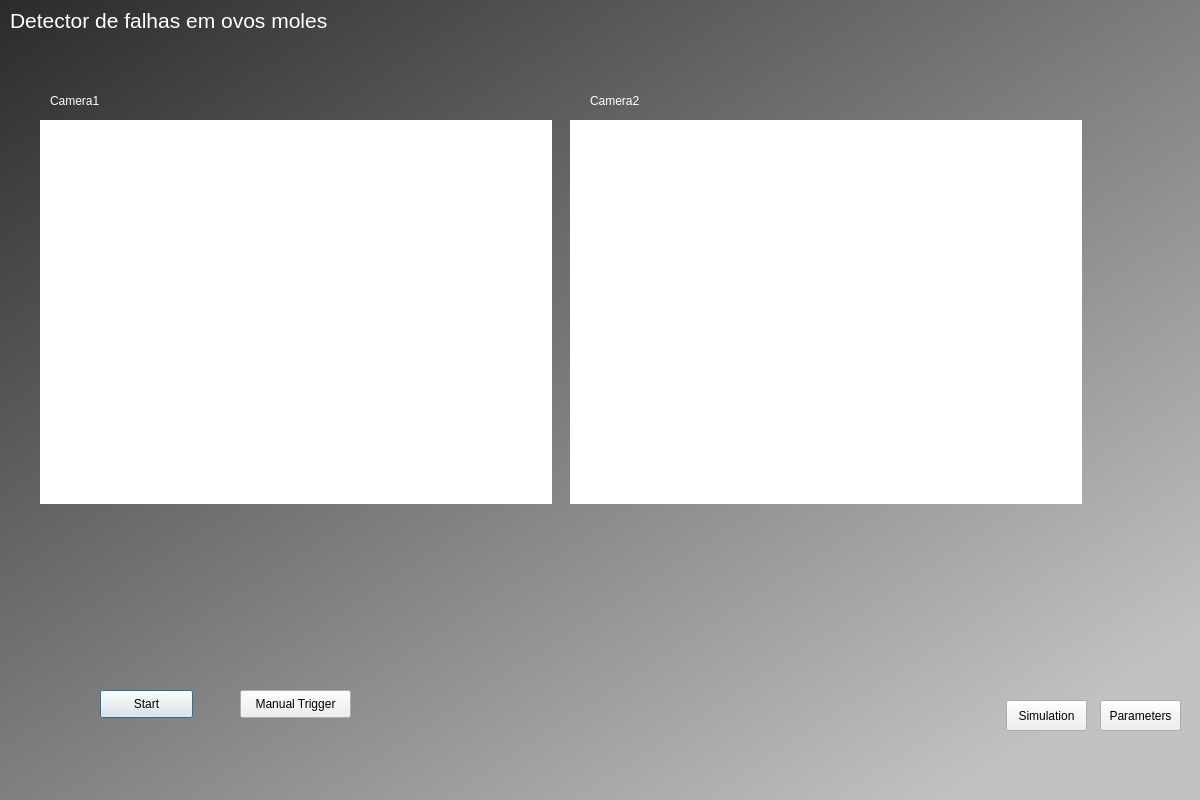
<?xml version="1.0" encoding="UTF-8"?>
<ui version="4.0">
 <class>Dialog</class>
 <widget class="QDialog" name="Dialog">
  <property name="geometry">
   <rect>
    <x>0</x>
    <y>0</y>
    <width>1200</width>
    <height>800</height>
   </rect>
  </property>
  <property name="windowTitle">
   <string>Dialog</string>
  </property>
  <widget class="QWidget" name="widget" native="true">
   <property name="geometry">
    <rect>
     <x>0</x>
     <y>0</y>
     <width>1200</width>
     <height>800</height>
    </rect>
   </property>
   <property name="styleSheet">
    <string notr="true">QWidget#widget{
background-color: rgb(93, 123, 255);
background-color: qlineargradient(spread:pad, x1:0, y1:0, x2:0.891626, y2:0.902, stop:0 rgba(43, 43, 43, 255), stop:1 rgba(194, 194, 194, 255));
}
</string>
   </property>
   <widget class="QLabel" name="label_title">
    <property name="geometry">
     <rect>
      <x>10</x>
      <y>10</y>
      <width>421</width>
      <height>21</height>
     </rect>
    </property>
    <property name="font">
     <font>
      <family>MS Shell Dlg 2</family>
      <pointsize>16</pointsize>
      <weight>50</weight>
      <italic>false</italic>
      <bold>false</bold>
     </font>
    </property>
    <property name="styleSheet">
     <string notr="true">font: 16pt &quot;MS Shell Dlg 2&quot;; 
color: rgb(255, 255, 255);</string>
    </property>
    <property name="text">
     <string>Detector de falhas em ovos moles</string>
    </property>
   </widget>
   <widget class="QLabel" name="label_cam1">
    <property name="geometry">
     <rect>
      <x>50</x>
      <y>90</y>
      <width>121</width>
      <height>21</height>
     </rect>
    </property>
    <property name="styleSheet">
     <string notr="true">font: 16pt &quot;MS Shell Dlg 2&quot;;
color: rgb(255, 255, 255);</string>
    </property>
    <property name="text">
     <string>Camera1</string>
    </property>
   </widget>
   <widget class="QLabel" name="label_cam2">
    <property name="geometry">
     <rect>
      <x>590</x>
      <y>90</y>
      <width>111</width>
      <height>21</height>
     </rect>
    </property>
    <property name="styleSheet">
     <string notr="true">color: rgb(255, 255, 255);
font: 16pt &quot;MS Shell Dlg 2&quot;;</string>
    </property>
    <property name="text">
     <string>Camera2</string>
    </property>
   </widget>
   <widget class="QPushButton" name="start_button">
    <property name="geometry">
     <rect>
      <x>100</x>
      <y>690</y>
      <width>93</width>
      <height>28</height>
     </rect>
    </property>
    <property name="text">
     <string>Start</string>
    </property>
   </widget>
   <widget class="QLabel" name="img_box1">
    <property name="geometry">
     <rect>
      <x>40</x>
      <y>120</y>
      <width>512</width>
      <height>384</height>
     </rect>
    </property>
    <property name="styleSheet">
     <string notr="true">background-color: rgb(255, 255, 255);</string>
    </property>
    <property name="text">
     <string/>
    </property>
   </widget>
   <widget class="QLabel" name="img_box2">
    <property name="geometry">
     <rect>
      <x>570</x>
      <y>120</y>
      <width>512</width>
      <height>384</height>
     </rect>
    </property>
    <property name="styleSheet">
     <string notr="true">background-color: rgb(255, 255, 255);</string>
    </property>
    <property name="text">
     <string/>
    </property>
   </widget>
   <widget class="QPushButton" name="manual_trigger_btn">
    <property name="geometry">
     <rect>
      <x>240</x>
      <y>690</y>
      <width>111</width>
      <height>28</height>
     </rect>
    </property>
    <property name="text">
     <string>Manual Trigger</string>
    </property>
   </widget>
   <widget class="QToolButton" name="simButton">
    <property name="geometry">
     <rect>
      <x>1006</x>
      <y>700</y>
      <width>81</width>
      <height>31</height>
     </rect>
    </property>
    <property name="text">
     <string>Simulation</string>
    </property>
   </widget>
   <widget class="QToolButton" name="parametersButton">
    <property name="geometry">
     <rect>
      <x>1100</x>
      <y>700</y>
      <width>81</width>
      <height>31</height>
     </rect>
    </property>
    <property name="text">
     <string>Parameters</string>
    </property>
   </widget>
  </widget>
 </widget>
 <resources>
  <include location="resource.qrc"/>
 </resources>
 <connections/>
</ui>
